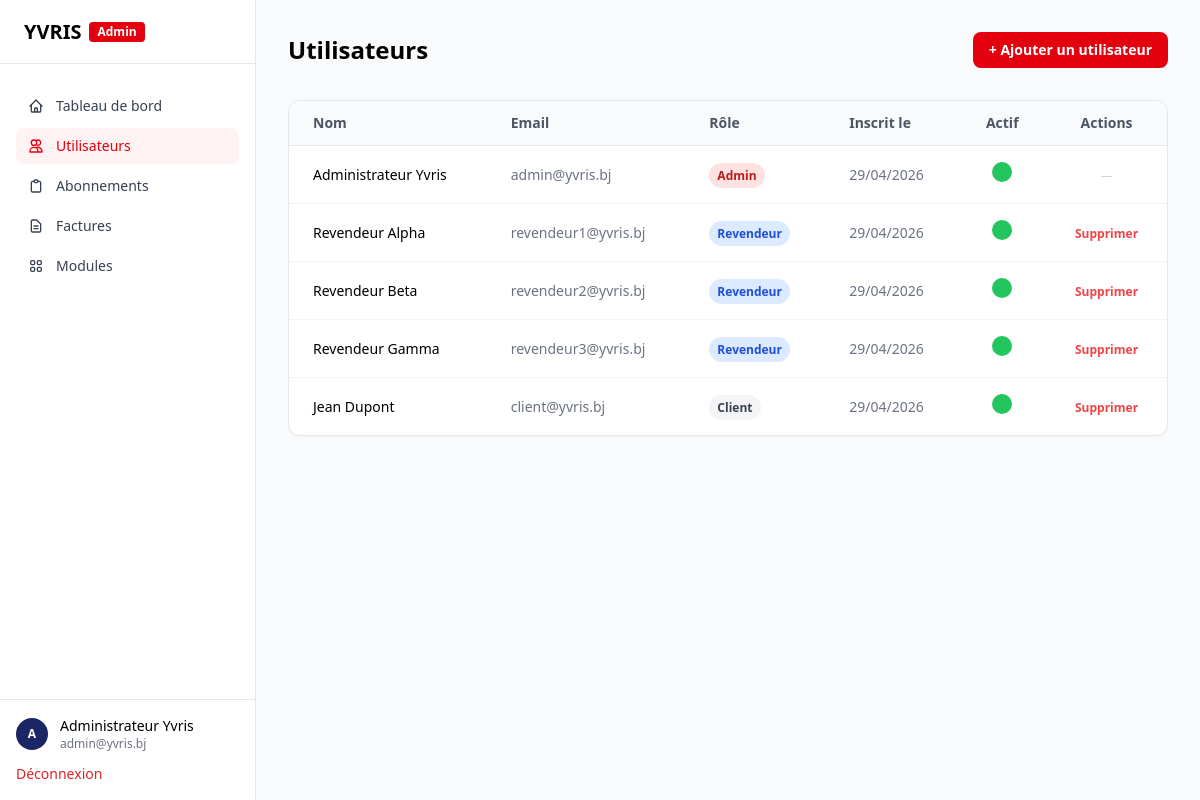
Screenshot of /public/admin/users (signed in) with the database file from the repository.
### tables this page shows
CREATE TABLE users (
    id INT AUTO_INCREMENT PRIMARY KEY,
    role_id INT NOT NULL,
    name VARCHAR(100),
    email VARCHAR(150) UNIQUE NOT NULL,
    password_hash VARCHAR(255) NOT NULL,
    is_active TINYINT(1) DEFAULT 1,
    created_at TIMESTAMP DEFAULT CURRENT_TIMESTAMP,
    FOREIGN KEY (role_id) REFERENCES roles(id)
);

CREATE TABLE roles (
    id INT AUTO_INCREMENT PRIMARY KEY,
    name VARCHAR(50) NOT NULL
);

### core/Controller.php (called while the page is built, shortened)
<?php
abstract class Controller {
    protected function view(string $view, array $data = []): void {
        extract($data);
        $viewPath = __DIR__ . '/../app/Views/' . str_replace('.', '/', $view) . '.php';
        require $viewPath;
    }
}

### app/Controllers/AdminController.php (called while the page is built, shortened)
<?php
class AdminController extends Controller {
    private User         $userModel;
    public function __construct() {
        $this->userModel    = new User();
    }
    public function users(): void {
        $users  = $this->userModel->allWithRole();
        $this->view('admin.users', compact('users', 'error', 'success'));
    }
}

### public/index.php (called while the page is built, shortened)
<?php
spl_autoload_register(function (string $class): void {
    $paths = [
        ROOT . '/core/'            . $class . '.php',
        ROOT . '/app/Controllers/' . $class . '.php',
        ROOT . '/app/Models/'      . $class . '.php',
    ];
    foreach ($paths as $path) {
        if (file_exists($path)) {
            return;
        }
    }
});
require_once ROOT . '/config/database.php';
$router = new Router();
$router->get('/',          'HomeController', 'index');
$router->get('/login',     'AuthController', 'showLogin');
$router->post('/login',    'AuthController', 'login');
$router->get('/register',  'AuthController', 'showRegister');
$router->post('/register', 'AuthController', 'register');
$router->get('/logout',    'AuthController', 'logout');
$router->get('/dashboard',      'UserController', 'dashboard');
$router->get('/profile',        'UserController', 'profile');
$router->post('/profile/update','UserController', 'updateProfile');
$router->get('/invoices',       'UserController', 'invoices');
$router->post('/subscribe',          'UserController', 'subscribe');
$router->post('/subscribe/kkiapay', 'UserController', 'subscribeKkiapay');
$router->get('/admin/dashboard',                    'AdminController', 'dashboard');
$router->get('/admin/users',                        'AdminController', 'users');
$router->post('/admin/users/create',                'AdminController', 'createUser');
$router->get('/admin/users/toggle/{id}',            'AdminController', 'toggleUser');
$router->post('/admin/users/delete/{id}',           'AdminController', 'deleteUser');
$router->get('/admin/subscriptions',                'AdminController', 'subscriptions');
$router->post('/admin/subscriptions/status/{id}',   'AdminController', 'updateSubscriptionStatus');
$router->get('/admin/modules',                      'AdminController', 'modules');
$router->get('/admin/modules/toggle/{id}',          'AdminController', 'toggleModule');
$router->get('/admin/invoices',                     'AdminController', 'invoices');
$router->post('/admin/invoices/status/{id}',        'AdminController', 'updateInvoiceStatus');
$router->get('/reseller/dashboard',             'ResellerController', 'dashboard');
$router->get('/reseller/clients',               'ResellerController', 'clients');
$router->post('/reseller/clients/add',          'ResellerController', 'addClient');
$router->get('/reseller/clients/remove/{id}',   'ResellerController', 'removeClient');
$router->get('/reseller/sales',                 'ResellerController', 'sales');
$router->dispatch($_SERVER['REQUEST_URI'], $_SERVER['REQUEST_METHOD']);

### core/Database.php (called while the page is built)
<?php
class Database {
    private static ?PDO $instance = null;
    public static function getInstance(): PDO {
        if (self::$instance === null) {
            $dsn = 'mysql:host=' . DB_HOST . ';port=' . DB_PORT . ';dbname=' . DB_NAME . ';charset=' . DB_CHARSET;
            self::$instance = new PDO($dsn, DB_USER, DB_PASS, [
                PDO::ATTR_ERRMODE            => PDO::ERRMODE_EXCEPTION,
                PDO::ATTR_DEFAULT_FETCH_MODE => PDO::FETCH_ASSOC,
                PDO::ATTR_EMULATE_PREPARES   => false,
            ]);
        }
        return self::$instance;
    }
}

### core/Model.php (called while the page is built, shortened)
<?php
abstract class Model {
    public function __construct() {
        $this->db = Database::getInstance();
    }
}

### app/Models/User.php (called while the page is built, shortened)
<?php
class User extends Model {
    public function allWithRole(): array {
        return $this->db->query(
            'SELECT u.*, r.name AS role_name FROM users u JOIN roles r ON u.role_id = r.id ORDER BY u.created_at DESC'
        )->fetchAll();
    }
}

### core/Session.php (called while the page is built, shortened)
<?php
class Session {
    public static function get(string $key, mixed $default = null): mixed {
        return $_SESSION[$key] ?? $default;
    }
}

### app/Views/admin/users.php (the view, shortened to what this page needs)
<div>
  <div class="flex items-center justify-between mb-8">
    <h1 class="text-2xl font-black text-black">Utilisateurs</h1>
    <button onclick="document.getElementById('modal-create').classList.remove('hidden')"
      class="bg-yvris-red text-white text-sm font-semibold px-4 py-2 rounded-lg hover:bg-red-700 transition-colors">
      + Ajouter un utilisateur
    </button>
  </div>
  <div class="bg-white border border-gray-200 rounded-xl overflow-hidden shadow-sm">
    <table class="w-full text-sm">
      <thead class="bg-gray-50 border-b border-gray-200">
        <tr>
          <th class="px-6 py-3 text-left font-semibold text-gray-600">Nom</th>
          <th class="px-6 py-3 text-left font-semibold text-gray-600">Email</th>
          <th class="px-6 py-3 text-left font-semibold text-gray-600">Rôle</th>
          <th class="px-6 py-3 text-left font-semibold text-gray-600">Inscrit le</th>
          <th class="px-6 py-3 text-center font-semibold text-gray-600">Actif</th>
          <th class="px-6 py-3 text-center font-semibold text-gray-600">Actions</th>
        </tr>
      </thead>
      <tbody class="divide-y divide-gray-100">
        <?php foreach ($users as $user): ?>
          <tr class="hover:bg-gray-50">
            <td class="px-6 py-4 font-medium text-black"><?= htmlspecialchars($user['name']) ?></td>
            <td class="px-6 py-4 text-gray-500"><?= htmlspecialchars($user['email']) ?></td>
            <td class="px-6 py-4">
              <span class="px-2 py-1 text-xs font-semibold rounded-full <?= $user['role_name'] === 'admin' ? 'bg-red-100 text-red-700' : ($user['role_name'] === 'revendeur' ? 'bg-blue-100 text-blue-700' : 'bg-gray-100 text-gray-700') ?>">
                <?= ucfirst($user['role_name']) ?>
              </span>
            </td>
            <td class="px-6 py-4 text-gray-500"><?= date('d/m/Y', strtotime($user['created_at'])) ?></td>
            <td class="px-6 py-4 text-center">
              <a href="<?= APP_URL ?>/admin/users/toggle/<?= $user['id'] ?>"
                class="inline-block w-5 h-5 rounded-full <?= $user['is_active'] ? 'bg-green-500' : 'bg-red-400' ?>" title="Basculer"></a>
            </td>
            <td class="px-6 py-4 text-center">
              <?php if ($user['id'] !== Session::get('user_id')): ?>
                <form method="POST" action="<?= APP_URL ?>/admin/users/delete/<?= $user['id'] ?>"
                  onsubmit="return confirm('Supprimer cet utilisateur ?')">
                  <button type="submit" class="text-red-500 hover:text-red-700 text-xs font-semibold">Supprimer</button>
                </form>
              <?php else: ?>
                <span class="text-gray-300 text-xs">—</span>
              <?php endif; ?>
            </td>
          </tr>
        <?php endforeach; ?>
      </tbody>
    </table>
  </div>
</div>
<?php
require __DIR__ . '/../layouts/admin.php';

### rows the page displays
users: name "Administrateur Yvris", email "admin@yvris.bj", role.name "Admin", created_at "29/04/2026", is_active 1 (drawn)
users: name "Revendeur Alpha", email "revendeur1@yvris.bj", role.name "Revendeur", created_at "29/04/2026", is_active 1 (drawn)
users: name "Revendeur Beta", email "revendeur2@yvris.bj", role.name "Revendeur", created_at "29/04/2026", is_active 1 (drawn)
users: name "Revendeur Gamma", email "revendeur3@yvris.bj", role.name "Revendeur", created_at "29/04/2026", is_active 1 (drawn)
users: name "Jean Dupont", email "client@yvris.bj", role.name "Client", created_at "29/04/2026", is_active 1 (drawn)

### other values shown
Session::get('user_role', 'admin') "Admin"
substr(Session::get('user_name', 'U'), 0, 1) "A"
Session::get('user_name', '') "Administrateur Yvris"
Session::get('user_email', '') "admin@yvris.bj"
